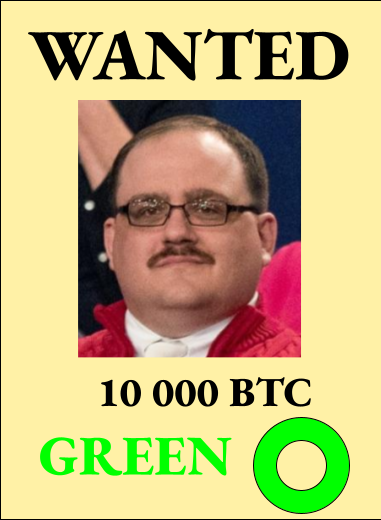
#> input picture src/task3/src/wanted2.png, 381 x 520 px
$ python -i edge_detection.py   (imports and definitions only)   (older library calls are emulated)
#> lines starting #> are read from the running program, lines starting #| are printed output that depends on the picture
#> further down, picture is the input picture: shape (520, 381, 3); mean B, G, R 126.7, 183.1, 196.2
from copy import copy
from email.mime import image
from unittest import result
from turtle import width
from matplotlib import pyplot as plt
import numpy as np
import cv2 as cv2
import math

def gauss(sigma):
#> called with sigma = 1
    size = (2 * math.ceil(3 * sigma) + 1) // 2
    result = []
    for i in range(-size, size + 1):
        value = (1 / (np.sqrt(2 * math.pi) * sigma)) * np.exp(-(i * i) / (2 * sigma * sigma))
        result.append([value])
    result = np.array(result)
    return np.flip((result / np.sum(result)).T)

def gaussdx(sigma):
#> called with sigma = 1
    size = (2 * math.ceil(3 * sigma) + 1) // 2
    result = []
    for i in range(-size, size + 1):
        value = (-1 / (np.sqrt(2 * math.pi) * sigma ** 3)) * i * np.exp(-(i ** 2) / (2 * sigma ** 2))
        result.append([value])
    result = np.array(result)
    return np.flip((result / np.sum(np.abs(result))).T)

def gradient_magnitude(image):
    sigma = 1.0
    G = gauss(sigma)
    D = gaussdx(sigma)
    I_x = cv2.filter2D(src=cv2.filter2D(src=image, ddepth=-1, kernel=G.T), ddepth=-1, kernel=D)
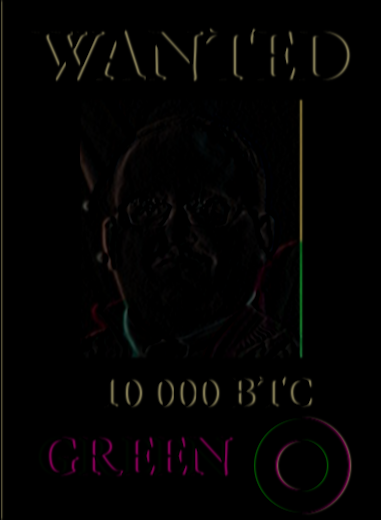
#> I_x: shape (520, 381, 3); mean B, G, R 2.5, 3, 3.7
    I_y = cv2.filter2D(src=cv2.filter2D(src=image, ddepth=-1, kernel=G), ddepth=-1, kernel=D.T)
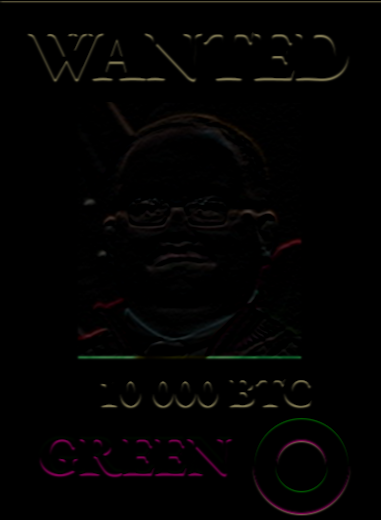
#> I_y: shape (520, 381, 3); mean B, G, R 2.2, 2.5, 3.2
    return (np.sqrt(np.square(I_x) + np.square(I_y)), np.arctan2(I_y, I_x))

# [64 lines left out: functions findedges, non_maxima_suppresion, canny, not called in this run]

# [56 lines of commented-out code are left out]

>>> import cv2
>>> picture = cv2.imread('../src/wanted2.png')
>>> result = gradient_magnitude(picture)
